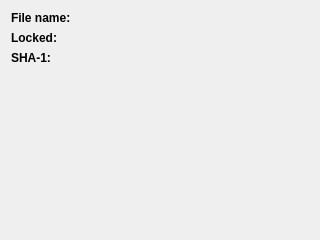
<?xml version="1.0" encoding="UTF-8"?>
<ui version="4.0">
 <class>SampleViewWidget</class>
 <widget class="QWidget" name="SampleViewWidget">
  <property name="geometry">
   <rect>
    <x>0</x>
    <y>0</y>
    <width>320</width>
    <height>240</height>
   </rect>
  </property>
  <layout class="QFormLayout">
   <item row="0" column="0">
    <widget class="QLabel" name="fileNameLabel">
     <property name="font">
      <font>
       <weight>75</weight>
       <bold>true</bold>
      </font>
     </property>
     <property name="text">
      <string>File name:</string>
     </property>
    </widget>
   </item>
   <item row="0" column="1">
    <widget class="QLabel" name="fileNameValue">
     <property name="text">
      <string/>
     </property>
    </widget>
   </item>
   <item row="1" column="0">
    <widget class="QLabel" name="lockedLabel">
     <property name="font">
      <font>
       <weight>75</weight>
       <bold>true</bold>
      </font>
     </property>
     <property name="text">
      <string>Locked:</string>
     </property>
    </widget>
   </item>
   <item row="1" column="1">
    <widget class="QLabel" name="lockedValue">
     <property name="text">
      <string/>
     </property>
    </widget>
   </item>
   <item row="2" column="0">
    <widget class="QLabel" name="sha1Label">
     <property name="font">
      <font>
       <weight>75</weight>
       <bold>true</bold>
      </font>
     </property>
     <property name="text">
      <string>SHA-1:</string>
     </property>
    </widget>
   </item>
   <item row="2" column="1">
    <widget class="QLabel" name="sha1Value">
     <property name="text">
      <string/>
     </property>
    </widget>
   </item>
  </layout>
 </widget>
 <resources/>
 <connections/>
</ui>
